Frame 1 (no input): blank canvas, image omitted
Frame 60 (no input): blank canvas, image omitted
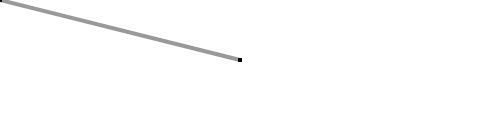
Frame 120 (the mouse pressed at the canvas centre since frame 60)

The p5.js sketch whose frames 1 and 60 were blank and that drew this single picture after the mouse press (run headless with seeded random() and noise() and a simulated clock; from frame 60 on, the mouse is pressed at the canvas centre):

// p5.js sketch
// ── sketch.js


function setup() {
  // put setup code here

  createCanvas(480, 120);
  strokeWeight(4);
  stroke(0, 102);
}

function draw() {
  // put drawing code here
 line (mouseX, mouseY, pmouseX, pmouseY);
}
